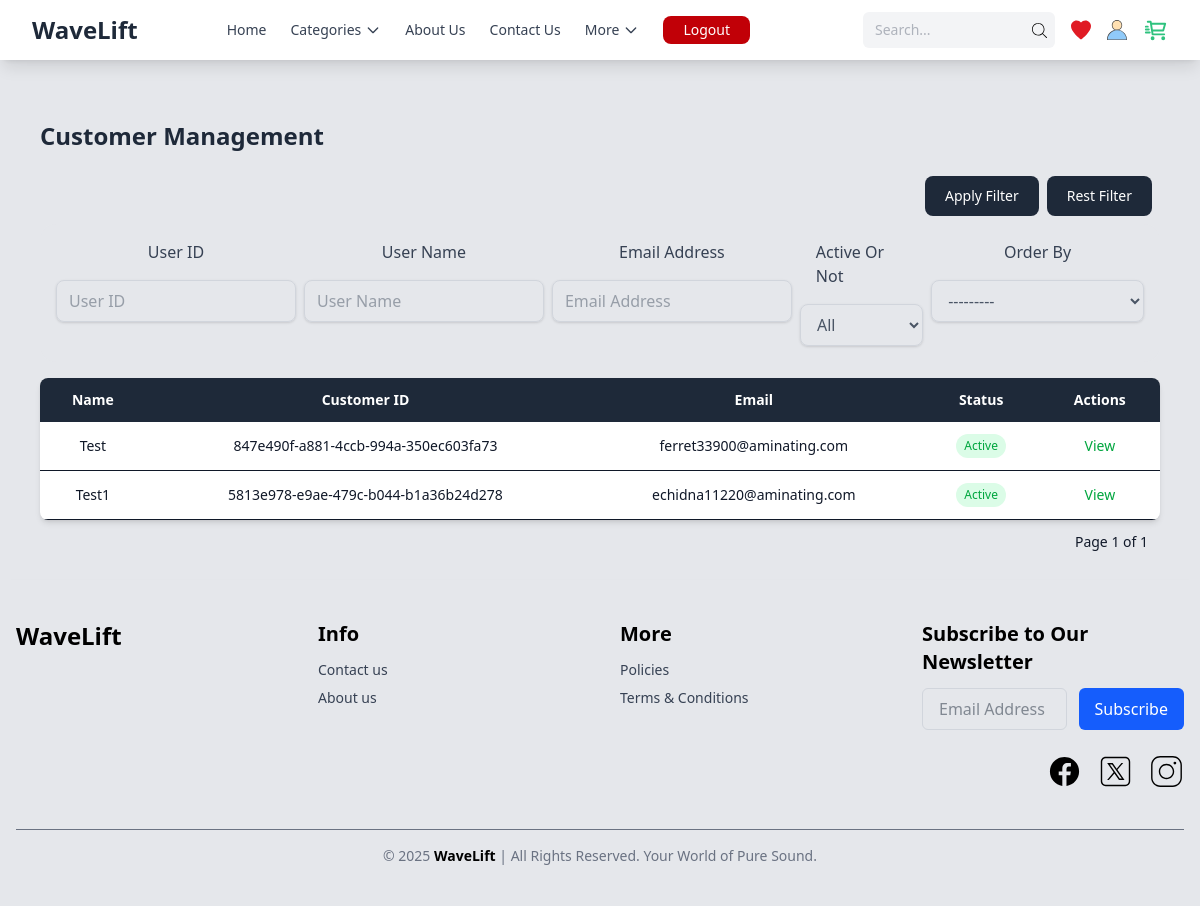
/dashboard/list/ (signed in), run on an earlier commit of the app's database.
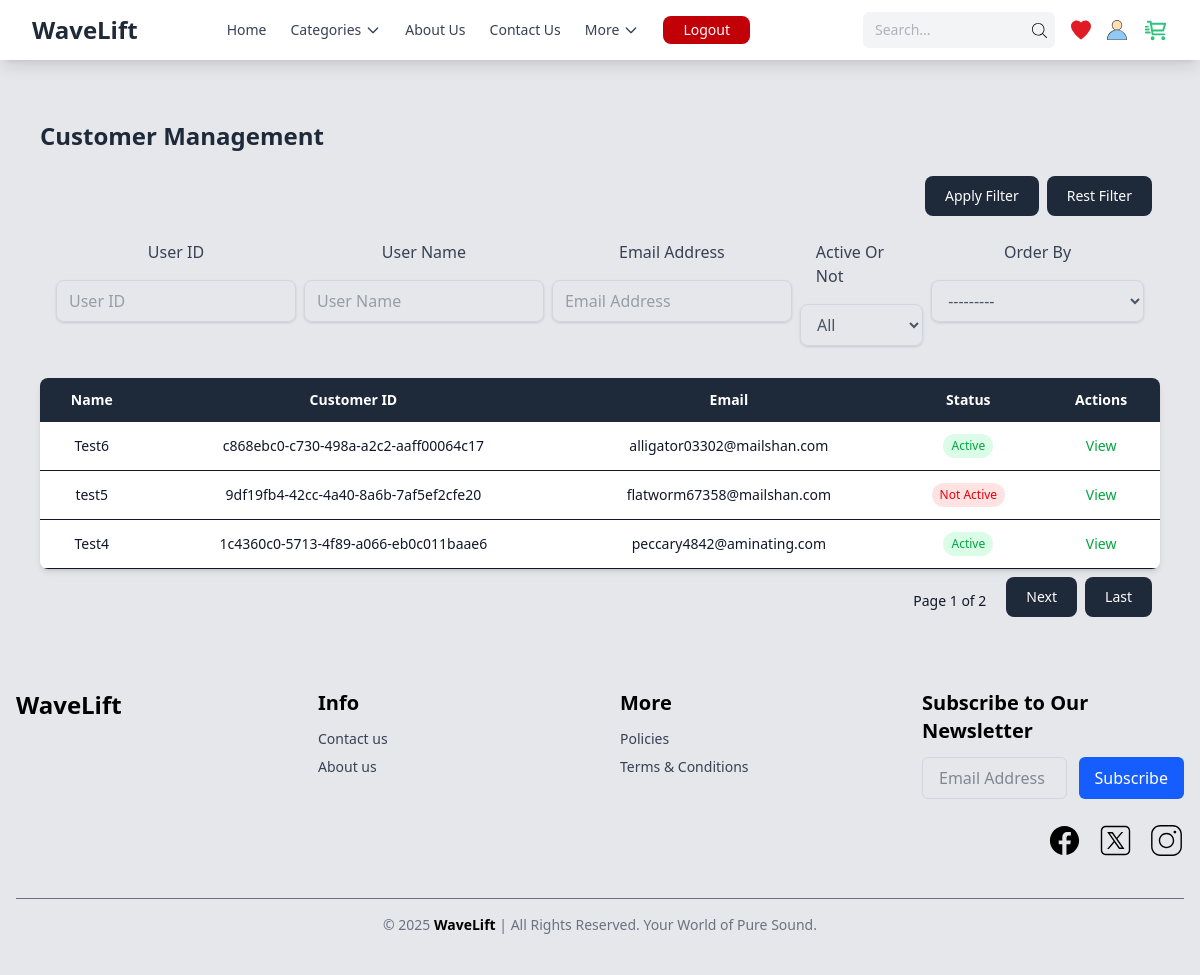
And on a later commit of the database.
### users/models.py (models this page shows, shortened)
class User(AbstractUser,PermissionsMixin):
    id = models.UUIDField(_('User ID'), default=uuid4, primary_key=True, editable=False)
    username = models.CharField(_('User Name'), max_length=150, null=True, blank=True, default=None)
    email = models.EmailField(_('Email Address'), unique=True, blank=False, null=False)
    phone_number = models.CharField(
        max_length=13,
        unique=True,
        null=True,
        blank=False,
        validators=[
            RegexValidator(
                regex=r'^\+?\d{9,13}$',
                message="Phone number must be in the format +910000000000. Up to 13 digits allowed."
            )
        ]
    )
    profile_img = models.ImageField(upload_to='profile_images/', blank=True, null=True)
    class Roles(models.TextChoices):
        ADMIN = 'admin', 'ADMIN'
        STAFF = 'staff', 'STAFF'
        USER = 'user', 'USER'
    role = models.CharField(
        max_length=10,
        choices=Roles.choices,
        default=Roles.USER
    )
    class ActiveStatus(models.TextChoices):
        ACTIVE = 'active', 'ACTIVE'
        INACTIVE = 'inactive', 'INACTIVE'
    status = models.CharField(
        max_length=10,
        choices=ActiveStatus.choices,
        default=ActiveStatus.ACTIVE
    )
    created_at = models.DateTimeField(auto_now_add=True)
    updated_at = models.DateTimeField(auto_now=True)
    USERNAME_FIELD = 'email'  # Use email to log in
    REQUIRED_FIELDS = ['username']  # Required when using createsuperuser
    class Meta:
        db_table="users"

### adminpanel/views.py (the view)
# urls.py: path('list/',ListUser.as_view(),name="user_list_url"),
class ListUser(LoginRequiredMixin,View):
    login_url='login_admin_url'
    template_name = "admin/user_list.html"
    def get(self,request):
        my_users= User.objects.exclude(is_superuser=1).order_by('-created_at').values('email','phone_number','is_active','username','id',"created_at")
        user_filter=UserFilter(request.GET,queryset=my_users)
        page_number = request.GET.get('page')  # Use 'page' as the query parameter
        paginator = Paginator(user_filter.qs, per_page=3)
        page_obj = paginator.get_page(page_number)  # Get the page object
        return render(request,self.template_name,{"users":user_filter.qs,'myFilter':user_filter,'pages':page_obj})

### templates/admin/user_list.html (shortened to what the changed rows need)
{% extends 'shared/base.html' %}
{% block content %}
<div class="flex flex-col lg:flex-row">
    <main class="flex-1 p-4 lg:p-6 overflow-auto transition-all duration-300" id="main-content">
        <div class="w-full max-w-7xl mx-auto">
            <div class="flex flex-wrap justify-between items-center mb-6 gap-4">
                <h2 class="text-lg sm:text-xl  lg:text-2xl font-semibold  text-gray-800">
                    Customer Management
                </h2>
            </div>
            <form>
                <div class="flex justify-between gap-2 flex-col lg:flex-row bg-gray-200 mb-4 rounded-2xl p-4">
                    {%for field in myFilter.form%}
                    <div class="flex flex-col lg:items-center text-gray-600 ">
                        <div class=" text-gray-700 px-4 mb-4 rounded-2xl">
                            {{field.label}}
                        </div>
                        <div>
                            {{field}}
                        </div>
                    </div>
                    {%endfor%}
                </div>
            </form>
            <div class="bg-white shadow-md rounded-lg overflow-x-auto">
                <table class="w-full min-w-[640px] text-center text-sm">
                    <thead class="bg-gray-800 text-white">
                        <tr>
                            <th class="px-4 py-3">Name</th>
                            <th class="px-4 py-3">Customer ID</th>
                            <th class="px-4 py-3">Email</th>
                            <th class="px-4 py-3">Status</th>
                            <th class="px-4 py-3">Actions</th>
                        </tr>
                    </thead>
                    <tbody>
                        {%for user in pages%}
                        <tr class="border-b">
                            <td class="px-4 py-3">{{user.username}}</td>
                            <td class="px-4 py-3">{{user.id}}</td>
                            <td class="px-4 py-3">{{user.email}}</td>
                            <td class="px-4 py-3">
                                {%if user.is_active%}
                                <span class="inline-block px-2 py-1 text-green-600 bg-green-100 rounded-full text-xs">
                                    Active
                                </span>
                                {%else%}
                                <span class="inline-block px-2 py-1 text-red-600 bg-red-100 rounded-full text-xs">
                                    Not Active
                                </span>
                                {%endif%}
                            </td>
                            <td class="px-4 py-3">
                                <div class="flex justify-center gap-2 flex-wrap text-sm">
                                    <a href="{% url 'user_details_url' user.id %}"
                                        class="text-green-600 hover:underline">View</a>
                                </div>
                            </td>
                        </tr>
                        {% empty %}
                        <tr>
                            <td colspan="5" class="text-center text-red-400 font-bold text-2xl">No users match the
                                filter.</td>
                        </tr>
                        {%endfor%}
                    </tbody>
                </table>
            </div>
    <div class="flex items-center space-x-2 mt-2 justify-end">
        <span class="px-3 py-1 text-sm">Page {{ pages.number }} of {{ pages.paginator.num_pages }}</span>
                    {% if pages.has_next %}
                    <a href="?page={{ pages.next_page_number }}{% if request.GET.per_page %}&per_page={{ request.GET.per_page }}{% endif %} & {{request.GET.urlencode}}" class="text-white bg-gray-800 hover:bg-gray-900 focus:outline-none focus:ring-4 focus:ring-gray-300 font-medium rounded-lg text-sm px-5 py-2.5 me-2 mb-2 ">Next</a>
                    <a href="?page={{ pages.paginator.num_pages }}{% if request.GET.per_page %}&per_page={{ request.GET.per_page }}{% endif %}& {{request.GET.urlencode}}" class="text-white bg-gray-800 hover:bg-gray-900 focus:outline-none focus:ring-4 focus:ring-gray-300 font-medium rounded-lg text-sm px-5 py-2.5 me-2 mb-2 ">Last</a>
                    {% endif %}
                </div>
    </main>
</div>
{% endblock %}

What changed in the data, as far as the page shows it:
no longer on this page (row edited): User: username "Test", id "847e490f-a881-4ccb-994a-350ec603fa73", email "ferret33900@aminating.com", is_active "Active"
no longer on this page (row unchanged): User: username "Test1", id "5813e978-e9ae-479c-b044-b1a36b24d278", email "echidna11220@aminating.com", is_active "Active"
added User: username "Test6", id "c868ebc0-c730-498a-a2c2-aaff00064c17", email "alligator03302@mailshan.com", is_active "Active"
added User: username "test5", id "9df19fb4-42cc-4a40-8a6b-7af5ef2cfe20", email "flatworm67358@mailshan.com", is_active "Not Active"
added User: username "Test4", id "1c4360c0-5713-4f89-a066-eb0c011baae6", email "peccary4842@aminating.com", is_active "Active"
Also different on the page:
{{ pages.paginator.num_pages }}: "1" → "2"
text now shown: "Next Last"
